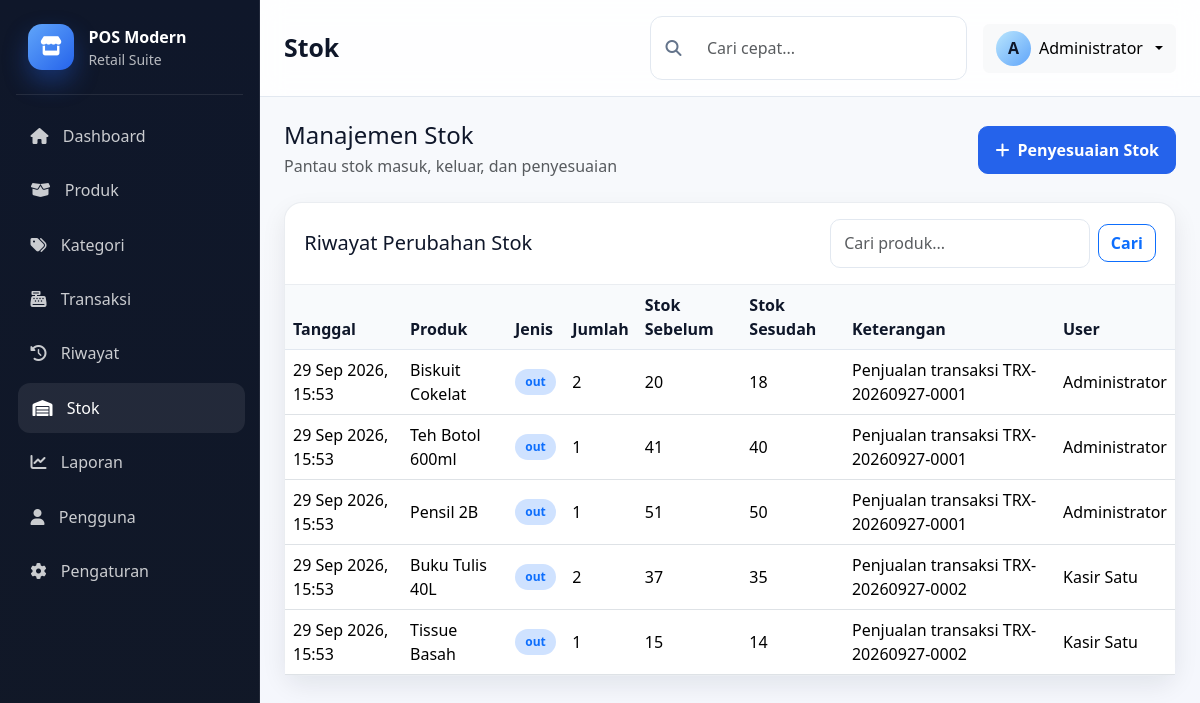
/stok.php (signed in), run on the app's committed database.
### tables this page shows
CREATE TABLE IF NOT EXISTS `users` (
    `id` INT UNSIGNED AUTO_INCREMENT PRIMARY KEY,
    `username` VARCHAR(50) NOT NULL UNIQUE,
    `password` VARCHAR(255) NOT NULL,
    `full_name` VARCHAR(100) NOT NULL,
    `role` ENUM('admin', 'cashier') NOT NULL DEFAULT 'admin',
    `created_at` TIMESTAMP DEFAULT CURRENT_TIMESTAMP,
    INDEX `idx_users_username` (`username`)
);

CREATE TABLE IF NOT EXISTS `stock_movements` (
    `id` INT UNSIGNED AUTO_INCREMENT PRIMARY KEY,
    `product_id` INT UNSIGNED NOT NULL,
    `movement_type` ENUM('in', 'out', 'adjustment') NOT NULL,
    `quantity` INT NOT NULL,
    `stock_before` INT NOT NULL,
    `stock_after` INT NOT NULL,
    `description` VARCHAR(255) DEFAULT NULL,
    `user_id` INT UNSIGNED NOT NULL,
    `created_at` TIMESTAMP DEFAULT CURRENT_TIMESTAMP,
    INDEX `idx_stock_product` (`product_id`),
    INDEX `idx_stock_user` (`user_id`),
    CONSTRAINT `fk_stock_product` FOREIGN KEY (`product_id`) REFERENCES `products` (`id`) ON DELETE RESTRICT ON UPDATE CASCADE,
    CONSTRAINT `fk_stock_user` FOREIGN KEY (`user_id`) REFERENCES `users` (`id`) ON DELETE RESTRICT ON UPDATE CASCADE
);

CREATE TABLE IF NOT EXISTS `products` (
    `id` INT UNSIGNED AUTO_INCREMENT PRIMARY KEY,
    `code` VARCHAR(50) NOT NULL UNIQUE,
    `name` VARCHAR(150) NOT NULL,
    `category_id` INT UNSIGNED NOT NULL,
    `buy_price` DECIMAL(12,2) NOT NULL DEFAULT 0,
    `sell_price` DECIMAL(12,2) NOT NULL DEFAULT 0,
    `stock` INT NOT NULL DEFAULT 0,
    `unit` VARCHAR(50) NOT NULL DEFAULT 'pcs',
    `status` ENUM('active', 'inactive', 'draft') NOT NULL DEFAULT 'active',
    `image` VARCHAR(255) DEFAULT NULL,
    `description` TEXT DEFAULT NULL,
    `created_at` TIMESTAMP DEFAULT CURRENT_TIMESTAMP,
    `updated_at` TIMESTAMP DEFAULT CURRENT_TIMESTAMP ON UPDATE CURRENT_TIMESTAMP,
    INDEX `idx_products_category` (`category_id`),
    INDEX `idx_products_name` (`name`),
    CONSTRAINT `fk_products_category` FOREIGN KEY (`category_id`) REFERENCES `categories` (`id`) ON DELETE RESTRICT ON UPDATE CASCADE
);

### config/database.php (called while the page is built, shortened)
<?php
function db_connect(): mysqli
{
    static $connection = null;
    if ($connection === null) {
        $connection = @new mysqli(DB_HOST, DB_USER, DB_PASS, DB_NAME);
        $connection->set_charset('utf8mb4');
    }
    return $connection;
}
function safe_output($value): string
{
    return htmlspecialchars((string) $value, ENT_QUOTES, 'UTF-8');
}
function current_user(): ?array
{
    try {
        $conn = db_connect();
        $stmt = $conn->prepare('SELECT id, username, full_name, role FROM users WHERE id = ? LIMIT 1');
        $stmt->bind_param('i', $_SESSION['user_id']);
        $stmt->execute();
        $result = $stmt->get_result();
        return $result->fetch_assoc() ?: null;
    } catch (Throwable $e) {
        return null;
    }
}
function format_date_time(string $datetime): string
{
    return date('d M Y, H:i', strtotime($datetime));
}

### stok.php (the view, shortened to what this page needs)
<?php
require_once __DIR__ . '/config/database.php';
$pageTitle = 'Stok';
$conn = db_connect();
$search = trim($_GET['search'] ?? '');
$sql = 'SELECT sm.*, p.name AS product_name, u.full_name AS user_name FROM stock_movements sm JOIN products p ON p.id = sm.product_id JOIN users u ON u.id = sm.user_id WHERE p.name LIKE ? ORDER BY sm.created_at DESC';
$stmt = $conn->prepare($sql);
$like = '%' . $search . '%';
$stmt->bind_param('s', $like);
$stmt->execute();
$movements = $stmt->get_result();
require_once __DIR__ . '/includes/header.php';
require_once __DIR__ . '/includes/sidebar.php';
?>
<div class="main-panel">
    <?php require_once __DIR__ . '/includes/navbar.php'; ?>
    <div class="content-wrapper">
        <div class="d-flex justify-content-between align-items-center flex-wrap gap-3 mb-4">
            <div>
                <h4 class="mb-1">Manajemen Stok</h4>
                <p class="text-muted mb-0">Pantau stok masuk, keluar, dan penyesuaian</p>
            </div>
            <button class="btn btn-primary" data-bs-toggle="modal" data-bs-target="#stockModal">
                <i class="fa-solid fa-plus me-2"></i>Penyesuaian Stok
            </button>
        </div>
        <div class="table-card">
            <div class="card-header d-flex justify-content-between align-items-center flex-wrap gap-2">
                <h5 class="mb-0">Riwayat Perubahan Stok</h5>
                <form method="GET" class="d-flex gap-2 align-items-center">
                    <input type="text" name="search" class="form-control" placeholder="Cari produk..." value="<?php echo safe_output($search); ?>">
                    <button type="submit" class="btn btn-outline-primary">Cari</button>
                </form>
            </div>
            <div class="card-body p-0">
                <div class="table-responsive">
                    <table class="table datatable mb-0">
                        <thead>
                            <tr>
                                <th>Tanggal</th>
                                <th>Produk</th>
                                <th>Jenis</th>
                                <th>Jumlah</th>
                                <th>Stok Sebelum</th>
                                <th>Stok Sesudah</th>
                                <th>Keterangan</th>
                                <th>User</th>
                            </tr>
                        </thead>
                        <tbody>
                            <?php if ($movements && $movements->num_rows > 0): ?>
                                <?php while ($movement = $movements->fetch_assoc()): ?>
                                    <tr>
                                        <td><?php echo format_date_time($movement['created_at']); ?></td>
                                        <td><?php echo safe_output($movement['product_name']); ?></td>
                                        <td><span class="badge bg-primary-subtle text-primary"><?php echo safe_output($movement['movement_type']); ?></span></td>
                                        <td><?php echo (int) $movement['quantity']; ?></td>
                                        <td><?php echo (int) $movement['stock_before']; ?></td>
                                        <td><?php echo (int) $movement['stock_after']; ?></td>
                                        <td><?php echo safe_output($movement['description'] ?? '-'); ?></td>
                                        <td><?php echo safe_output($movement['user_name']); ?></td>
                                    </tr>
                                <?php endwhile; ?>
                            <?php else: ?>
                                <tr>
                                    <td colspan="8" class="text-center py-4 text-muted">Belum ada riwayat stok.</td>
                                </tr>
                            <?php endif; ?>
                        </tbody>
                    </table>
                </div>
            </div>
        </div>
    </div>
</div>
<?php require_once __DIR__ . '/includes/footer.php'; ?>

### includes/navbar.php (shortened to what this page needs)
<?php
$currentUser = current_user();
?>
<header class="topbar">
    <div class="d-flex align-items-center justify-content-between w-100 gap-3">
        <div class="d-flex align-items-center gap-3">
            <div>
                <h4 class="page-title mb-0"><?php echo isset($pageTitle) ? safe_output($pageTitle) : 'Dashboard'; ?></h4>
            </div>
        </div>
        <div class="d-flex align-items-center gap-3">
            <div class="topbar-search d-none d-md-flex">
                <i class="fa-solid fa-search"></i>
                <input type="text" placeholder="Cari cepat..." class="form-control border-0 shadow-none">
            </div>
            <div class="dropdown">
                <button class="btn btn-light dropdown-toggle d-flex align-items-center gap-2" type="button" data-bs-toggle="dropdown">
                    <span class="avatar-circle"><?php echo strtoupper(substr($currentUser['full_name'] ?? 'U', 0, 1)); ?></span>
                    <span><?php echo safe_output($currentUser['full_name'] ?? 'User'); ?></span>
                </button>
            </div>
        </div>
    </div>
</header>

### assets/css/style.css (style rules this page uses)
:root { --primary: #0f172a; --primary-soft: #1e293b; --secondary: #f1f5f9; --accent: #2563eb; --accent-soft: #dbeafe; --success: #10b981; --warning: #f59e0b; --danger: #ef4444; --muted: #64748b; --border: #e2e8f0; --white: #ffffff; --shadow: 0 10px 25px rgba(15, 23, 42, 0.08); }
* { box-sizing: border-box; }
html, body { margin: 0; padding: 0; font-family: 'Segoe UI', Tahoma, Geneva, Verdana, sans-serif; background: linear-gradient(180deg, #f8fafc 0%, #eef2ff 100%); color: var(--primary); }
body { min-height: 100vh; }
button, input, select { font: inherit; }
.main-panel { flex: 1; min-width: 0; display: flex; flex-direction: column; background: rgba(248, 250, 252, 0.7); }
.topbar { background: rgba(255,255,255,0.85); backdrop-filter: blur(12px); border-bottom: 1px solid var(--border); padding: 1rem 1.5rem; position: sticky; top: 0; z-index: 500; display: flex; align-items: center; justify-content: space-between; }
.page-title { font-size: 1.55rem; font-weight: 700; }
.topbar-search { align-items: center; gap: 0.75rem; background: var(--white); border-radius: 12px; padding: 0.5rem 0.9rem; border: 1px solid var(--border); min-width: 240px; }
.topbar-search i { color: var(--muted); }
.avatar-circle { width: 35px; height: 35px; border-radius: 50%; background: linear-gradient(135deg, #bae6fd, #60a5fa); color: var(--primary); display: grid; place-items: center; font-weight: 700; }
.content-wrapper { padding: 1.5rem; flex: 1; }
.chart-card, .table-card, .form-card, .pos-card { background: var(--white); border: 1px solid rgba(148,163,184,0.2); border-radius: 18px; box-shadow: var(--shadow); }
.card-header { background: transparent; border-bottom: 1px solid rgba(148,163,184,0.2); padding: 1rem 1.2rem; }
.card-body { padding: 1.2rem; }
.table thead th { background: #f8fafc; color: var(--primary); font-weight: 700; border-bottom: 1px solid var(--border); }
.table tbody td { vertical-align: middle; }
.btn-primary { background: var(--accent); border-color: var(--accent); border-radius: 10px; padding: 0.7rem 1rem; font-weight: 600; }
.btn-outline-primary { border-radius: 10px; font-weight: 600; }
.form-control, .form-select { border-radius: 10px; border: 1px solid var(--border); padding: 0.7rem 0.85rem; }
.badge { font-size: 0.75rem; border-radius: 999px; padding: 0.45rem 0.65rem; }

### data on the page
users: full_name "A", full_name "Administrator"
stock_movements: created_at "29 Sep 2026, 15:53", product.name "Biskuit Cokelat", movement_type "out", quantity "2", stock_before "20", stock_after "18", description "Penjualan transaksi TRX-20260927-0001", user.full_name "Administrator"
stock_movements: created_at "29 Sep 2026, 15:53", product.name "Teh Botol 600ml", movement_type "out", quantity "1", stock_before "41", stock_after "40", description "Penjualan transaksi TRX-20260927-0001", user.full_name "Administrator"
stock_movements: created_at "29 Sep 2026, 15:53", product.name "Pensil 2B", movement_type "out", quantity "1", stock_before "51", stock_after "50", description "Penjualan transaksi TRX-20260927-0001", user.full_name "Administrator"
stock_movements: created_at "29 Sep 2026, 15:53", product.name "Buku Tulis 40L", movement_type "out", quantity "2", stock_before "37", stock_after "35", description "Penjualan transaksi TRX-20260927-0002", user.full_name "Kasir Satu"
stock_movements: created_at "29 Sep 2026, 15:53", product.name "Tissue Basah", movement_type "out", quantity "1", stock_before "15", stock_after "14", description "Penjualan transaksi TRX-20260927-0002", user.full_name "Kasir Satu"

### other printed values
safe_output($item['title']) "Dashboard"
safe_output($item['title']) "Produk"
safe_output($item['title']) "Kategori"
safe_output($item['title']) "Transaksi"
safe_output($item['title']) "Riwayat"
safe_output($item['title']) "Stok"
safe_output($item['title']) "Laporan"
safe_output($item['title']) "Pengguna"
safe_output($item['title']) "Pengaturan"
safe_output($pageTitle) "Stok"
